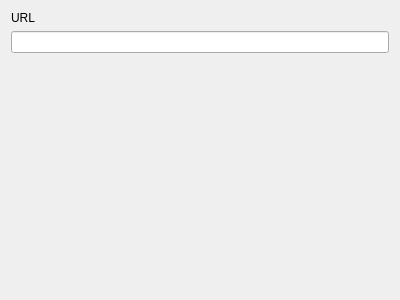
<ui version="4.0" >
 <class>RapidshareFreeDownloadOptsForm</class>
 <widget class="QWidget" name="RapidshareFreeDownloadOptsForm" >
  <property name="geometry" >
   <rect>
    <x>0</x>
    <y>0</y>
    <width>400</width>
    <height>300</height>
   </rect>
  </property>
  <layout class="QGridLayout" name="gridLayout" >
   <item row="0" column="0" >
    <widget class="QLabel" name="label" >
     <property name="text" >
      <string>URL</string>
     </property>
    </widget>
   </item>
   <item row="1" column="0" colspan="2" >
    <widget class="QLineEdit" name="lineURL" />
   </item>
   <item row="2" column="1" >
    <spacer name="verticalSpacer" >
     <property name="orientation" >
      <enum>Qt::Vertical</enum>
     </property>
     <property name="sizeHint" stdset="0" >
      <size>
       <width>20</width>
       <height>229</height>
      </size>
     </property>
    </spacer>
   </item>
  </layout>
 </widget>
 <resources/>
 <connections/>
</ui>
